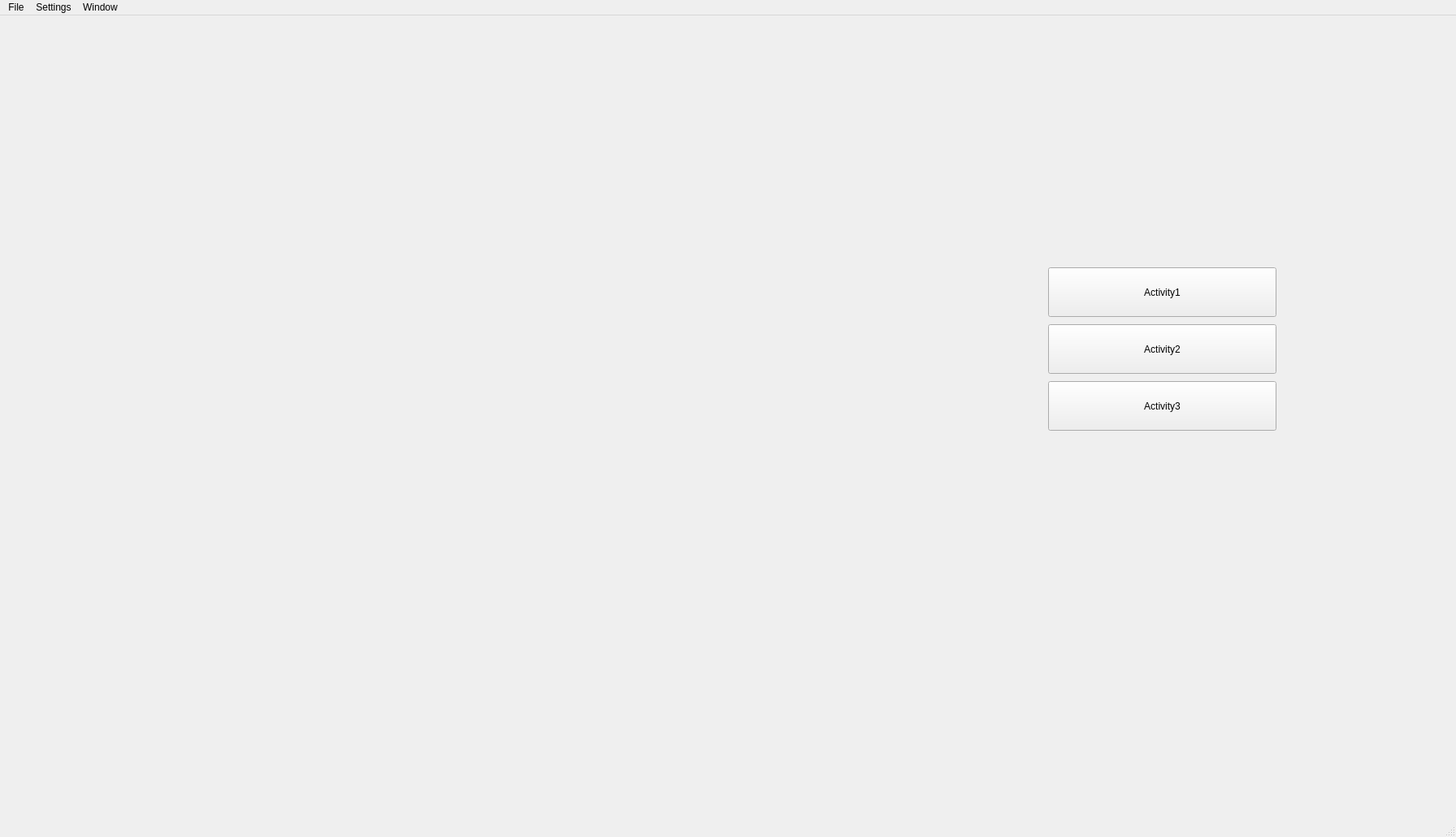
<?xml version="1.0" encoding="UTF-8"?>
<ui version="4.0">
 <class>MainWindow</class>
 <widget class="QMainWindow" name="MainWindow">
  <property name="geometry">
   <rect>
    <x>0</x>
    <y>0</y>
    <width>1792</width>
    <height>1030</height>
   </rect>
  </property>
  <property name="windowTitle">
   <string>MainWindow</string>
  </property>
  <property name="styleSheet">
   <string notr="true"/>
  </property>
  <widget class="QWidget" name="centralwidget">
   <widget class="QLabel" name="label_spinal_chord">
    <property name="geometry">
     <rect>
      <x>20</x>
      <y>10</y>
      <width>1000</width>
      <height>2000</height>
     </rect>
    </property>
    <property name="minimumSize">
     <size>
      <width>0</width>
      <height>0</height>
     </size>
    </property>
    <property name="text">
     <string/>
    </property>
   </widget>
   <widget class="QPushButton" name="activity1">
    <property name="geometry">
     <rect>
      <x>1290</x>
      <y>310</y>
      <width>281</width>
      <height>61</height>
     </rect>
    </property>
    <property name="text">
     <string>Activity1</string>
    </property>
   </widget>
   <widget class="QPushButton" name="activity2">
    <property name="geometry">
     <rect>
      <x>1290</x>
      <y>380</y>
      <width>281</width>
      <height>61</height>
     </rect>
    </property>
    <property name="text">
     <string>Activity2</string>
    </property>
   </widget>
   <widget class="QPushButton" name="activity3">
    <property name="geometry">
     <rect>
      <x>1290</x>
      <y>450</y>
      <width>281</width>
      <height>61</height>
     </rect>
    </property>
    <property name="text">
     <string>Activity3</string>
    </property>
   </widget>
  </widget>
  <widget class="QMenuBar" name="menubar">
   <property name="geometry">
    <rect>
     <x>0</x>
     <y>0</y>
     <width>1792</width>
     <height>22</height>
    </rect>
   </property>
   <widget class="QMenu" name="menuFile">
    <property name="title">
     <string>File</string>
    </property>
   </widget>
   <widget class="QMenu" name="menuSettings">
    <property name="title">
     <string>Settings</string>
    </property>
   </widget>
   <widget class="QMenu" name="menuWindow">
    <property name="title">
     <string>Window</string>
    </property>
   </widget>
   <addaction name="menuFile"/>
   <addaction name="menuSettings"/>
   <addaction name="menuWindow"/>
  </widget>
  <widget class="QStatusBar" name="statusbar"/>
 </widget>
 <resources/>
 <connections/>
</ui>
